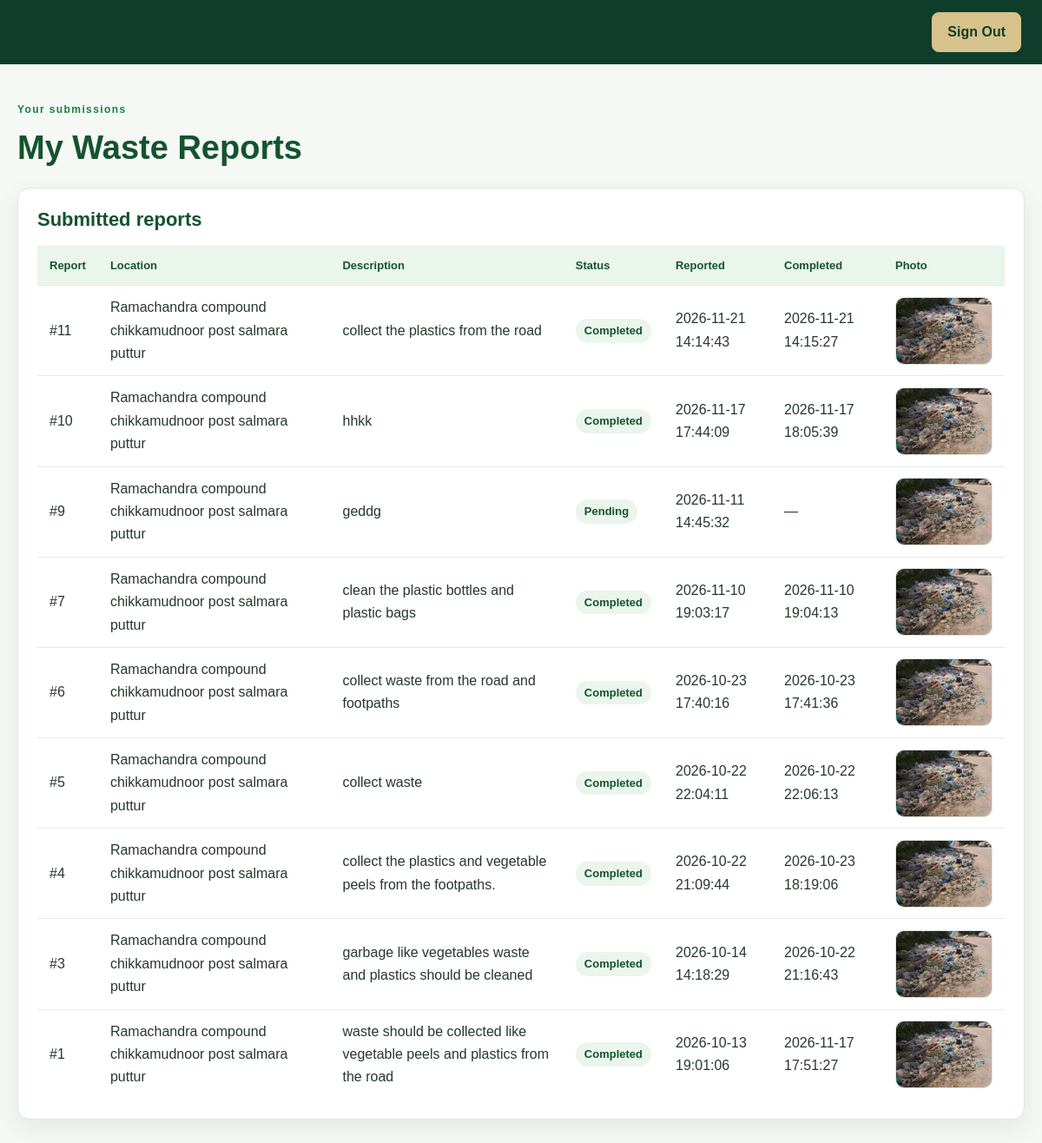
Page /my_reports (signed in) on the committed database.
### tables this page shows
CREATE TABLE reports (
            id INTEGER PRIMARY KEY AUTOINCREMENT,
            user_id INTEGER,
            location TEXT NOT NULL,
            description TEXT NOT NULL,
            photo TEXT,
            status TEXT DEFAULT 'Pending',
            assigned_to INTEGER,
            created_at TEXT,
            completed_at TEXT, assigned_category TEXT,
            FOREIGN KEY(user_id) REFERENCES users(id),
            FOREIGN KEY(assigned_to) REFERENCES users(id)
        );

### app.py (the view)
@app.route("/my_reports")
def my_reports():
    if "user_id" not in session:
        return redirect(url_for("login"))
    conn = get_db()
    reports = conn.execute("""
        SELECT *
        FROM reports
        WHERE user_id = ?
        ORDER BY id DESC
    """, (
        session["user_id"],
    )).fetchall()
    conn.close()
    return render_template(
        "my_reports.html",
        reports=reports
    )

### app.py (called while the page is built)
def get_db():
    conn = sqlite3.connect("database.db")
    conn.row_factory = sqlite3.Row
    return conn

### templates/my_reports.html (shortened to what this page needs)
<!DOCTYPE html>
<html>
<head>
    <link rel="stylesheet"
          href="{{ url_for('static', filename='style.css') }}">
</head>
<body>
<nav class="citizen-nav">
    <div class="citizen-nav-links">
        <a href="{{ url_for('logout') }}" class="logout-button">
            Sign Out
        </a>
    </div>
</nav>
<main class="content reports-page">
    <span class="eyebrow">Your submissions</span>
    <h1>My Waste Reports</h1>
    {% if reports %}
    <section class="panel reports-panel">
        <h2>Submitted reports</h2>
        <div class="table-wrap">
            <table class="reports-table">
                <thead>
                    <tr>
                        <th>Report</th>
                        <th>Location</th>
                        <th>Description</th>
                        <th>Status</th>
                        <th>Reported</th>
                        <th>Completed</th>
                        <th>Photo</th>
                    </tr>
                </thead>
                <tbody>
                    {% for report in reports %}
                    <tr>
                        <td>#{{ report.id }}</td>
                        <td>{{ report.location }}</td>
                        <td>{{ report.description }}</td>
                        <td><span class="status">{{ report.status }}</span></td>
                        <td>{{ report.created_at }}</td>
                        <td>{{ report.completed_at or '—' }}</td>
                        <td>
                            {% if report.photo %}
                            <img
                                src="{{ url_for('static', filename='uploads/' + report.photo) }}"
                                class="report-image"
                                alt="Photo for report #{{ report.id }}">
                            {% else %}
                            <span class="photo-empty">No photo</span>
                            {% endif %}
                        </td>
                    </tr>
                    {% endfor %}
                </tbody>
            </table>
        </div>
    </section>
    {% else %}
    <section class="panel empty-reports">
        <p>You have not submitted any reports yet.</p>
    </section>
    {% endif %}
</main>
</body>
</html>

### static/style.css (style rules this page uses)
:root { --green: #14532d; --green-deep: #103d2b; --green-bright: #168044; --green-soft: #eaf5ec; --gold: #d6c28a; --gold-light: #ead9a7; --ink: #26382d; --muted: #647067; --line: #dce6de; --surface: #ffffff; --page: #f5f8f5; --shadow: 0 10px 28px rgba(16, 61, 43, .08); }
* { box-sizing: border-box; }
html { scroll-behavior: smooth; }
body { margin: 0; min-height: 100vh; background: var(--page); color: var(--ink); font-family: 'DM Sans', Arial, sans-serif; line-height: 1.65; -webkit-font-smoothing: antialiased; }
h1, h2, h3, .brand { font-family: 'Manrope', 'DM Sans', Arial, sans-serif; line-height: 1.25; }
h1, h2, h3, p { margin-top: 0; }
a { color: var(--green); }
.nav-links .nav-login, .nav-links .nav-cta, .topbar nav a, .logout-button { display: inline-flex; align-items: center; justify-content: center; min-height: 42px; padding: 9px 17px; border: 1px solid var(--gold); border-radius: 8px; font-weight: 700; text-decoration: none; transition: .2s ease; }
.nav-links .nav-cta, .logout-button { background: var(--gold); color: var(--green-deep) !important; }
.citizen-nav { min-height: 72px; padding: 14px 24px; display: flex; justify-content: flex-end; align-items: center; background: var(--green-deep); }
.citizen-nav-links { display: flex; align-items: center; gap: 12px; }
.eyebrow { color: var(--green-bright); font-size: 12px; font-weight: 800; letter-spacing: 1.4px; }
.feature, .step-card, .panel, .dashboard-card, .report-card { background: var(--surface); border: 1px solid var(--line); border-radius: 14px; box-shadow: var(--shadow); }
.content { width: min(1180px, calc(100% - 40px)); margin: 38px auto 64px; }
.content > h1 { margin: 8px 0 24px; color: var(--green); font-size: clamp(28px, 4vw, 38px); }
.panel { margin: 22px 0; padding: 22px; }
.panel h2 { margin-bottom: 16px; color: var(--green); font-size: 22px; }
.table-wrap { overflow-x: auto; }
table { width: 100%; border-collapse: collapse; background: white; }
th, td { padding: 12px 14px; border-bottom: 1px solid #e4ebe5; text-align: left; vertical-align: middle; }
th { background: #eaf5ec; color: var(--green); font-size: 13px; white-space: nowrap; }
tbody tr:last-child td { border-bottom: 0; }
.status { display: inline-block; padding: 3px 10px; border-radius: 999px; background: var(--green-soft); color: var(--green); font-size: 13px; font-weight: 700; }
.report-image { display: block; width: min(100%, 560px); max-height: 380px; margin: 18px auto 0; border: 1px solid var(--line); border-radius: 10px; object-fit: contain; background: #f1f5f2; }
.reports-page > h1 { margin: 8px 0 22px; color: var(--green); font-size: clamp(28px, 4vw, 38px); }
.reports-panel { margin-top: 0; padding: 22px; }
.reports-table { min-width: 980px; }
.reports-table td { vertical-align: middle; }
.reports-table td:nth-child(3) { min-width: 220px; max-width: 340px; overflow-wrap: anywhere; }
.reports-table .report-image { width: 112px; height: 78px; max-height: none; margin: 0; object-fit: cover; }

### rows in the picture
reports: id "11", location "Ramachandra compound chikkamudnoor post salmara puttur", description "collect the plastics from the road", status "Completed", created_at "2026-11-21 14:14:43", completed_at "2026-11-21 14:15:27", photo (picture)
reports: id "10", location "Ramachandra compound chikkamudnoor post salmara puttur", description "hhkk", status "Completed", created_at "2026-11-17 17:44:09", completed_at "2026-11-17 18:05:39", photo (picture)
reports: id "9", location "Ramachandra compound chikkamudnoor post salmara puttur", description "geddg", status "Pending", created_at "2026-11-11 14:45:32", completed_at "—", photo (picture)
reports: id "7", location "Ramachandra compound chikkamudnoor post salmara puttur", description "clean the plastic bottles and plastic bags", status "Completed", created_at "2026-11-10 19:03:17", completed_at "2026-11-10 19:04:13", photo (picture)
reports: id "6", location "Ramachandra compound chikkamudnoor post salmara puttur", description "collect waste from the road and footpaths", status "Completed", created_at "2026-10-23 17:40:16", completed_at "2026-10-23 17:41:36", photo (picture)
reports: id "5", location "Ramachandra compound chikkamudnoor post salmara puttur", description "collect waste", status "Completed", created_at "2026-10-22 22:04:11", completed_at "2026-10-22 22:06:13", photo (picture)
reports: id "4", location "Ramachandra compound chikkamudnoor post salmara puttur", description "collect the plastics and vegetable peels from the footpaths.", status "Completed", created_at "2026-10-22 21:09:44", completed_at "2026-10-23 18:19:06", photo (picture)
reports: id "3", location "Ramachandra compound chikkamudnoor post salmara puttur", description "garbage like vegetables waste and plastics should be cleaned", status "Completed", created_at "2026-10-14 14:18:29", completed_at "2026-10-22 21:16:43", photo (picture)
reports: id "1", location "Ramachandra compound chikkamudnoor post salmara puttur", description "waste should be collected like vegetable peels and plastics from the road", status "Completed", created_at "2026-10-13 19:01:06", completed_at "2026-11-17 17:51:27", photo (picture)
